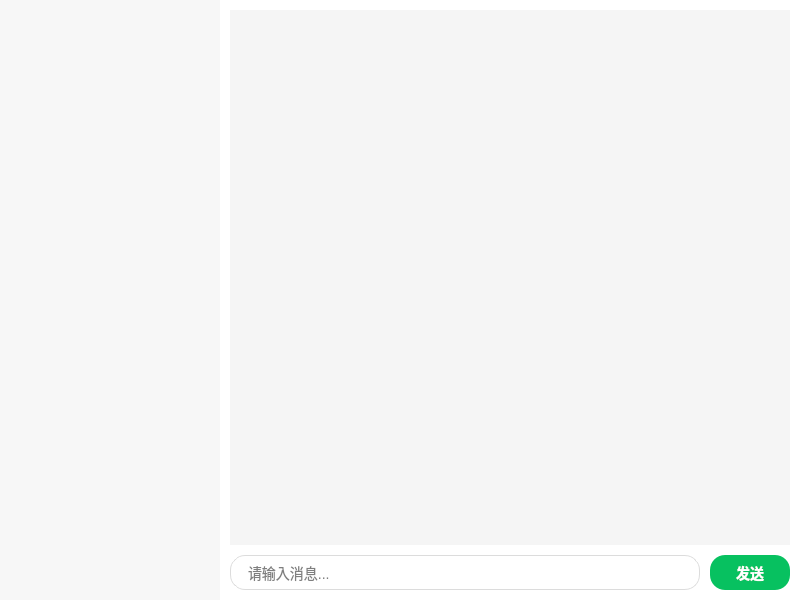
<?xml version="1.0" encoding="UTF-8"?>
<ui version="4.0">
 <class>ChatWindow</class>
 <widget class="QWidget" name="ChatWindow">
  <property name="geometry">
   <rect>
    <x>0</x>
    <y>0</y>
    <width>800</width>
    <height>600</height>
   </rect>
  </property>
  <property name="windowTitle">
   <string>MiniChat</string>
  </property>
  <property name="styleSheet">
   <string notr="true">QWidget#ChatWindow {
    background-color: #ffffff;
}
QListWidget {
    background-color: #f7f7f7;
    border: none;
    outline: none;
}
QListWidget::item {
    border-bottom: 1px solid #eeeeee;
}
QListWidget::item:selected {
    background-color: #e2e2e2;
    color: black;
}
QTextBrowser {
    background-color: #f5f5f5;
    border: none;
    padding: 10px;
}
QLineEdit {
    border: 1px solid #dcdcdc;
    border-radius: 15px;
    padding: 5px 15px;
    background-color: #ffffff;
    font-size: 14px;
}
QPushButton {
    background-color: #07c160;
    color: white;
    border-radius: 15px;
    font-weight: bold;
    font-size: 14px;
}
QPushButton:hover {
    background-color: #06ad56;
}
QPushButton:pressed {
    background-color: #059048;
}</string>
  </property>
  <layout class="QHBoxLayout" name="horizontalLayout" stretch="0,1">
   <property name="spacing">
    <number>0</number>
   </property>
   <property name="leftMargin">
    <number>0</number>
   </property>
   <property name="topMargin">
    <number>0</number>
   </property>
   <property name="rightMargin">
    <number>0</number>
   </property>
   <property name="bottomMargin">
    <number>0</number>
   </property>
   <item>
    <widget class="QListWidget" name="contactList">
     <property name="minimumSize">
      <size>
       <width>220</width>
       <height>0</height>
      </size>
     </property>
     <property name="maximumSize">
      <size>
       <width>220</width>
       <height>16777215</height>
      </size>
     </property>
     <property name="frameShape">
      <enum>QFrame::NoFrame</enum>
     </property>
    </widget>
   </item>
   <item>
    <layout class="QVBoxLayout" name="verticalLayout">
     <property name="spacing">
      <number>10</number>
     </property>
     <property name="leftMargin">
      <number>10</number>
     </property>
     <property name="topMargin">
      <number>10</number>
     </property>
     <property name="rightMargin">
      <number>10</number>
     </property>
     <property name="bottomMargin">
      <number>10</number>
     </property>
     <item>
      <widget class="QTextBrowser" name="chatDisplay">
       <property name="frameShape">
        <enum>QFrame::NoFrame</enum>
       </property>
       <property name="verticalScrollBarPolicy">
        <enum>Qt::ScrollBarAsNeeded</enum>
       </property>
      </widget>
     </item>
     <item>
      <layout class="QHBoxLayout" name="horizontalLayout_2">
       <item>
        <widget class="QLineEdit" name="inputEdit">
         <property name="minimumSize">
          <size>
           <width>0</width>
           <height>35</height>
          </size>
         </property>
         <property name="placeholderText">
          <string>请输入消息...</string>
         </property>
        </widget>
       </item>
       <item>
        <widget class="QPushButton" name="sendBtn">
         <property name="minimumSize">
          <size>
           <width>80</width>
           <height>35</height>
          </size>
         </property>
         <property name="text">
          <string>发送</string>
         </property>
        </widget>
       </item>
      </layout>
     </item>
    </layout>
   </item>
  </layout>
 </widget>
 <resources/>
 <connections/>
</ui>
